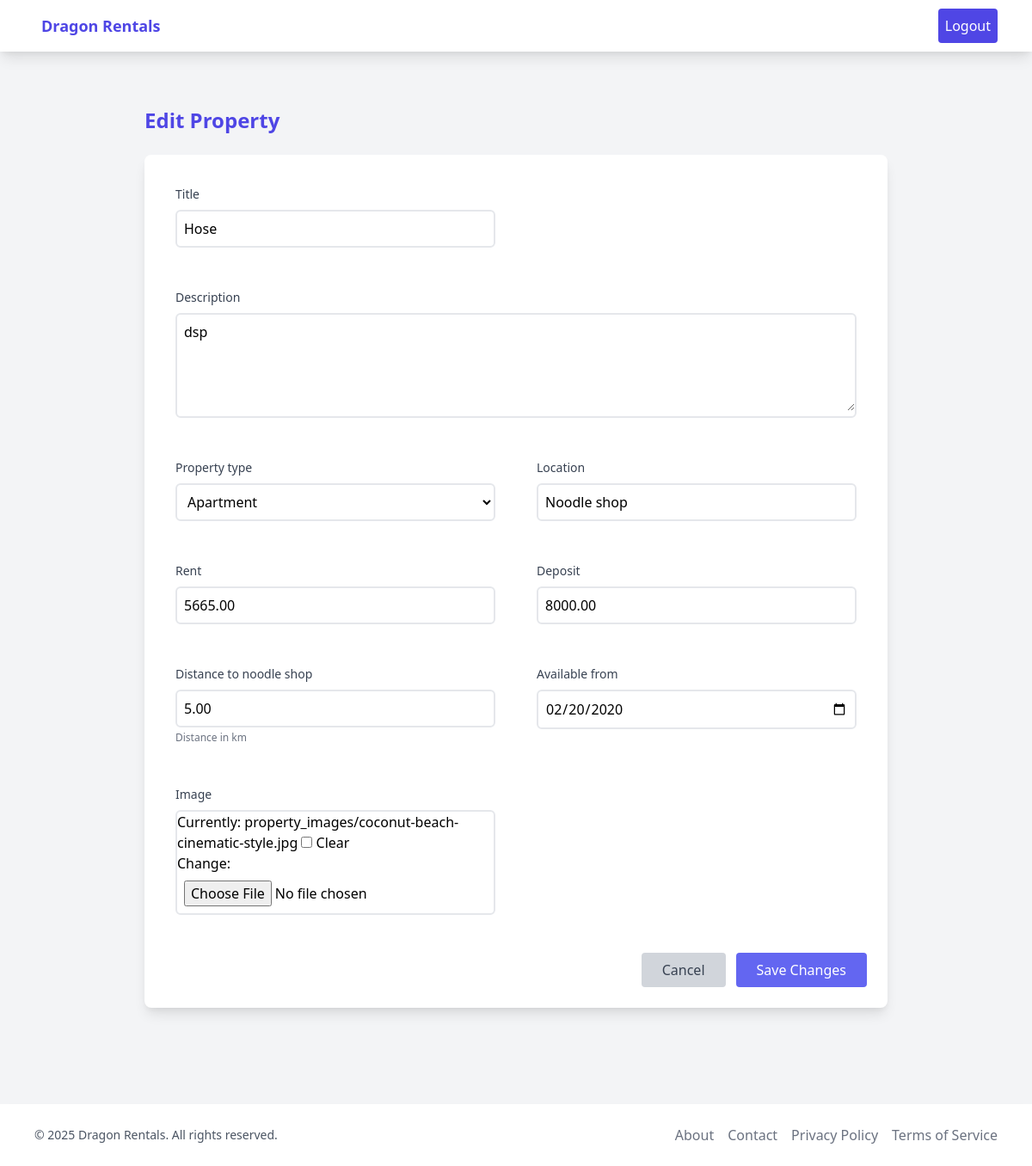
The app's page /listings/5/edit/ (signed in) with its own data.
### listings/models.py (models this page shows, shortened)
class Property(models.Model):
    PROPERTY_TYPES = [
        ('house', 'House'),
        ('apartment', 'Apartment'),
        ('dojo', 'Dojo'),
        ('shop', 'Shop'),
    ]
    title = models.CharField(max_length=200)
    description = models.TextField()
    property_type = models.CharField(max_length=20, choices=PROPERTY_TYPES)
    location = models.CharField(max_length=200)
    rent = models.DecimalField(max_digits=10, decimal_places=2, validators=[MinValueValidator(0)])
    deposit = models.DecimalField(max_digits=10, decimal_places=2, validators=[MinValueValidator(0)])
    distance_to_noodle_shop = models.DecimalField(max_digits=5, decimal_places=2, help_text="Distance in km")
    available_from = models.DateField()
    landlord = models.ForeignKey(CustomUser, on_delete=models.CASCADE, related_name='properties')
    created_at = models.DateTimeField(auto_now_add=True)
    updated_at = models.DateTimeField(auto_now=True)
    image = models.ImageField(upload_to='property_images/', blank=True, null=True)
    class Meta:
        verbose_name_plural = "Properties"
        ordering = ['-created_at']

### listings/views.py (the view)
# urls.py: path('<int:pk>/edit/', views.edit_property, name='edit_property'),
@login_required
def edit_property(request, pk):
    property = get_object_or_404(Property, pk=pk, landlord=request.user)
    if request.method == 'POST':
        form = PropertyForm(request.POST, request.FILES, instance=property)
        if form.is_valid():
            form.save()
            return redirect('property_detail', pk=property.pk)
    else:
        form = PropertyForm(instance=property)
    return render(request, 'listings/edit_property.html', {'form': form})

### listings/forms.py
class PropertyForm(forms.ModelForm):
    class Meta:
        model = Property
        fields = [
            'title', 'description', 'property_type', 'location',
            'rent', 'deposit', 'distance_to_noodle_shop',
            'available_from', 'image'
        ]
        widgets = {
            'available_from': forms.DateInput(attrs={'type': 'date'}),
            'description': forms.Textarea(attrs={'rows': 4}),
        }

### templates/listings/edit_property.html (shortened to what this page needs)
{% extends 'base.html' %}
{% block content %}
<div class="max-w-4xl mx-auto py-8 px-4">
    <h2 class="text-2xl font-bold mb-6 text-indigo-600 animate-fade-in">Edit Property</h2>
    <div class="bg-white p-6 rounded-lg shadow-lg transition-all duration-300 hover:shadow-xl">
        <form method="post" enctype="multipart/form-data">
            <div class="grid grid-cols-1 md:grid-cols-2 gap-6">
                {% for field in form %}
                    {% if field.widget_type != 'checkbox' %}
                        <div class="{% if field.name == 'description' %}md:col-span-2{% endif %} transition-all duration-300 hover:bg-indigo-50 p-3 rounded-md">
                            <label class="block text-sm font-medium text-gray-700 mb-2">{{ field.label }}</label>
                            <div class="border-2 border-gray-200 focus-within:border-indigo-500 rounded-md transition-colors duration-300">
                                {{ field }}
                            </div>
                            {% if field.help_text %}
                                <p class="text-xs text-gray-500 mt-1">{{ field.help_text }}</p>
                            {% endif %}
                        </div>
                    {% endif %}
                {% endfor %}
            </div>
            <div class="mt-8 flex justify-end gap-3">
                <a href="{% url 'home' %}" class="bg-gray-300 text-gray-700 py-2 px-6 rounded hover:bg-gray-400 transition duration-200">
                    Cancel
                </a>
                <button type="submit" class="bg-indigo-500 text-white py-2 px-6 rounded hover:bg-indigo-600 transition duration-200 transform hover:scale-105">
                    Save Changes
                </button>
            </div>
        </form>
    </div>
</div>
{% endblock %}

### templates/listings/edit_property.html (style rules this page uses)
.animate-fade-in { animation: fadeIn 0.8s ease-in-out; }
form input:not([type="checkbox"]), form select, form textarea { width: 100%; padding: 0.5rem; outline: none !important; background-color: transparent; }
form textarea { min-height: 100px; }

### records on screen
Property: form "Hose" "dsp" "Apartment" "Noodle shop" "5665.00" "8000.00" "5.00" "02/20/2020"

### other values on screen
{{ field.label }} "Title" "Description" "Property type" "Location" "Rent" "Deposit" "Distance to noodle shop" "Available from" "Image"
{{ field.help_text }} "Distance in km"
